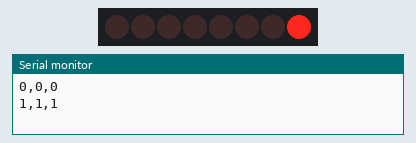
This sketch was run on a simulated Arduino Uno, built with avr-gcc and run on an emulated ATmega328P. Parts: 8 shift-register outputs drawn as a row of LEDs (first output left, lit = HIGH), the last lines printed to the serial monitor. Wiring (inferred from the names in the program): shift register (74HC595): data pin 12; shift clock pin 9; latch pin 11. Wiring (inferred from the signals the program sends): row of LEDs: on Q0, Q1, Q2, Q3, Q4, Q5, Q6, Q7.

Above: at 1.1 s.
At 10.1 s:
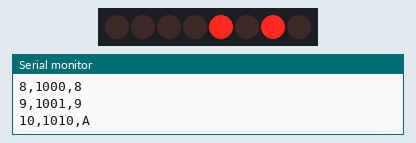
At 11.1 s:
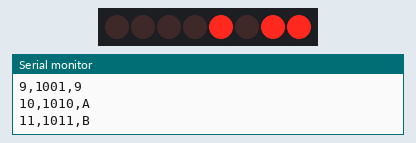
At 12.1 s:
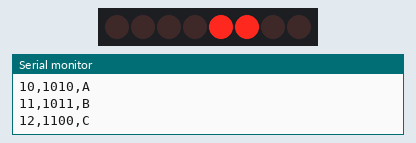
At 14.1 s:
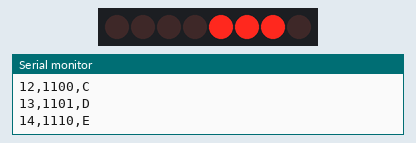
At 31.1 s:
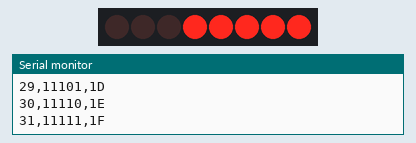
Timing chart, 0 to 40.0 s (numbered marks = the images above):
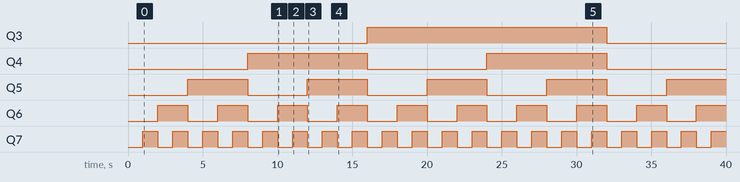

The sketch:

Binary_counter_v2.ino
```cpp
int latch_pin=11,clock_pin=9,data_pin=12,wait=1000;
byte input_byte=0;
void setup() {
  // put your setup code here, to run once:
  Serial.begin(9600);
  pinMode(latch_pin,OUTPUT);
  pinMode(data_pin,OUTPUT);
  pinMode(clock_pin,OUTPUT);

}

void loop() {
  // put your main code here, to run repeatedly:
  digitalWrite(latch_pin,LOW);
  shiftOut(data_pin,clock_pin,LSBFIRST,input_byte);
  digitalWrite(latch_pin,HIGH);
  Serial.print(input_byte,DEC);
  Serial.print(",");
  Serial.print(input_byte,BIN);
  Serial.print(",");
  Serial.println(input_byte,HEX);
  input_byte++;
  delay(wait);
}
```

Measured:
- by itself, Q3: LOW → HIGH at 16.0 s, → LOW 16.0 s later
- by itself, Q4: alternates HIGH for 8.0 s and LOW for 8.0 s
- by itself, Q5: alternates HIGH for 4.0 s and LOW for 4.0 s
- by itself, Q6: alternates HIGH for 2.0 s and LOW for 2.0 s
- by itself, Q7: alternates HIGH for 1.0 s and LOW for 1.0 s
